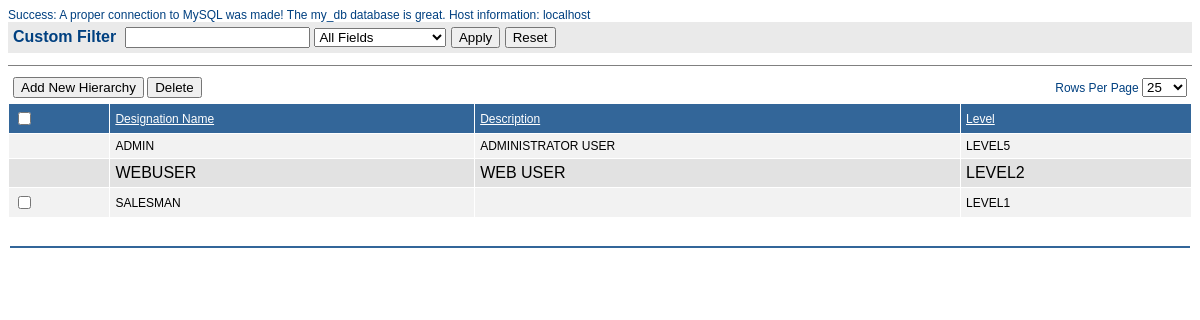
Page /designation/designation.php (signed in) on the committed database.
### tables this page shows
CREATE TABLE IF NOT EXISTS `tbl_design` (
  `id` int(10) NOT NULL auto_increment,
  `design_name` varchar(30) default NULL,
  `design_desc` varchar(50) default NULL,
  `levels` varchar(10) default NULL,
  PRIMARY KEY  (`id`)
);

### src/designation/designation.php (the view, shortened to what this page needs)
<?php
if(isset($_SESSION['User_Name']) and $_SESSION['User_Name']!=""){
?>
	<html>
		<head>
 			<link href="main.css" type="text/css" rel="stylesheet">
		</head>
		<body>
		<?php
  			require_once("../config.php");
			require_once("../library/functions.php");
  			if($pageId == "" or ((int) $pageId <= 0)){
  				$showrecs = REC_PER_PAGE;
  			}else{
  				$showrecs = $pageId;
  			}
  			$a = @$_GET["a"];
  			$page = @$_GET["page"];
  			if (!isset($page)) $page = 1;
  				switch ($a) {
    				default:
      					select();
      					break;
  				}
		?>
		<table class="bd" width="100%"><tr><td class="hr"></td></tr></table>
	</body>
</html>
<?php
}else{
	print "<script>window.location.href='index.html';</script>";
}
?>
<?php
function select()
{
  	global $showrecs;
  	global $page;
  	global $filter;
  	global $ordtype;
  	if ($ordtype == "asc") { $ordtypestr = "desc"; } else { $ordtypestr = "asc"; }
  	$res = sql_select();
  	$count = sql_getrecordcount();
  	$startrec = $showrecs * ($page - 1);
  	if ($startrec < $count) {mysqli_data_seek($res, $startrec);}
  	$reccount = min($showrecs * $page, $count);
?>
	<form name="frmFilter" action="" method="post">
		<table border="0" cellspacing="1" cellpadding="4" width="100%" bgcolor="#EAEAEA">
			<tr>
				<td colspan="5" align="left"><b>Custom Filter</b>&nbsp;
				<input type="text" name="filter" class="uppercase" value="<?php echo $filter ?>" onKeyPress="stopRKey(event);">
				         <select name="filter_field">
					<option value="">All Fields</option>
				 </select>
				<input type="button" name="btnSearch" id="btnSearch" value="Apply" onClick="javascript:SearchData(this.form,'designation/designation.php?status=true&a=filter')" >
				<input type="button" name="action" value="Reset" onClick="javascript:LoadDiv('<?php echo CENTER_DIV ?>','designation/designation.php?status=true&a=reset')">
                </td>
		     </tr>
		</table>
	</form>
	<hr size="1" noshade>
    <form name="frmCategory" id="frmCategory" action="" method="post">
	<table class="bd" border="0" cellspacing="1" cellpadding="4" width="100%">
		<tr>
			<td align="left">
            <input type="button" name="action" value="Add New Hierarchy" onClick="javascript:LoadDiv('<?php echo CENTER_DIV ?>','designation/designation.php?status=true&a=add')">
            <input type="button" name="btnDelete" value="Delete"  onClick="if(onDeletes()==true){ javascript:formget(this.form,'designation/processDesignation.php?status=true');javascript:LoadDiv('<?php echo CENTER_DIV ?>','designation/designation.php?status=true');javascript:printHeader('Designation List');}" >
            </td>
            <td align="right">Rows Per Page
    	     <select name="pageperrecord" onChange="javascript:LoadDiv('<?php echo CENTER_DIV ?>','designation/designation.php?status=true&pageId='+this.value)">
				<?php echo pageRangeList($showrecs); ?>
             </select>
			</td>
		</tr>
	</table>
	<table class="tbl" border="0" cellspacing="1" cellpadding="5"width="100%">
		<tr>
			<td class="hr"><input name="CheckAll" type="checkbox" id="CheckAll" value="Y" onClick="javascript:ClickCheckAll(this.form);"></td>
			<td class="hr">
            	<a class="hr" href="javascript:LoadDiv('<?php echo CENTER_DIV ?>','designation/designation.php?status=true&order=<?php echo "design_name" ?>&type=<?php echo $ordtypestr ?>')">
					<?php echo htmlspecialchars("Designation Name") ?>
                </a>
            </td>
			<td class="hr">
            	<a class="hr" href="javascript:LoadDiv('<?php echo CENTER_DIV ?>','designation/designation.php?status=true&order=<?php echo "design_desc" ?>&type=<?php echo $ordtypestr ?>')">
					<?php echo htmlspecialchars("Description") ?>
                </a>
            </td>
			<td class="hr">
            	<a class="hr" href="javascript:LoadDiv('<?php echo CENTER_DIV ?>','designation/designation.php?status=true&order=<?php echo "levels" ?>&type=<?php echo $ordtypestr ?>')">
					<?php echo htmlspecialchars("Level") ?>
                </a>
            </td>
		</tr>
	<?php
  	for ($i = $startrec; $i < $reccount; $i++)
  	{
    	$row = mysqli_fetch_assoc($res);
    	$style = "dr";
    	if ($i % 2 != 0) {
      		$style = "sr";
    	}
	?>
	<tr class="<?php echo $style ?>" style="cursor:pointer">
    	<?php
			if($row["design_name"] == "ADMIN" or $row["design_name"] == "WEBUSER"){
		?>
    			<td align="left">&nbsp;
        		</td>
                <td align="left">
        			<?php echo htmlspecialchars(strtoupper($row["design_name"])) ?>
        		</td>
        		<td align="left">
					<?php echo htmlspecialchars(strtoupper($row["design_desc"])) ?>
        		</td>
        		<td align="left">
					<?php echo htmlspecialchars(strtoupper($row["levels"])) ?>
        		</td>
        <?php
			}else{
		?>
        		<td align="left">
        			<input name="userbox[]" type="checkbox" id="userbox<?php echo $i;?>"  value="<?php echo $row['id']; ?>">
        		</td>
                <td align="left" onClick="javascript:LoadDiv('<?php echo CENTER_DIV ?>','designation/designation.php?status=true&a=view&recid=<?php echo $i ?>')">
        			<?php echo htmlspecialchars(strtoupper($row["design_name"])) ?>
        		</td>
        		<td align="left" onClick="javascript:LoadDiv('<?php echo CENTER_DIV ?>','designation/designation.php?status=true&a=view&recid=<?php echo $i ?>')">
        		</td>
        		<td align="left" onClick="javascript:LoadDiv('<?php echo CENTER_DIV ?>','designation/designation.php?status=true&a=view&recid=<?php echo $i ?>')">
					<?php echo htmlspecialchars(strtoupper($row["levels"])) ?>
        		</td>
        <?php
			}
		?>
	</tr>
	<?php
  	}
	?>
	</table>
    </form>
	<br><center>
	<?php
}
 ?></center>
<?php
function sqlstr($val)
{
  	return str_replace("'", "''", $val);
}
function sql_select()
{
  	global $conn;
  		$sql = "SELECT * FROM `tbl_design`";
  	$res = mysqli_query($conn, $sql) or die(mysqli_error());
  	return $res;
}
function sql_getrecordcount()
{
	global $conn;
  	global $filter;
  	$filterstr = sqlstr($filter);
  		$sql = "SELECT COUNT(*) FROM `tbl_design`";
  	$res = mysqli_query($conn, $sql) or die(mysqli_error());
  	$row = mysqli_fetch_assoc($res);
  	reset($row);
  	return current($row);
}
?>

### src/main.css (style rules this page uses)
body { background-color: #FFFFFF; color: #004080; font-family: Arial; font-size: 12px; }
.bd { background-color: #FFFFFF; color: #004080; font-family: Arial; font-size: 12px; }
.tbl { background-color: #FFFFFF; }
a:link { color: #FF0000; font-family: Arial; font-size: 12px; }
.hr { background-color:#336699; color: #FFFFFF; font-family: Arial; font-size: 12px; text-align:left; }
a.hr:link { color: #FFFFFF; font-family: Arial; font-size: 12px; }
.dr { background-color:#F2F2F2; color: #000000; font-family: Arial; font-size: 12px; }
.sr { color: #000000; background-color:#E2E2E2; font-family: Arial; }

### rows in the picture
tbl_design: design_name "ADMIN", design_desc "ADMINISTRATOR USER", levels "LEVEL5"
tbl_design: design_name "WEBUSER", design_desc "WEB USER", levels "LEVEL2"
tbl_design: design_name "SALESMAN", levels "LEVEL1"

### other values in the picture
mysqli_get_host_info($conn) "localhost"
form field pageperrecord "25"
